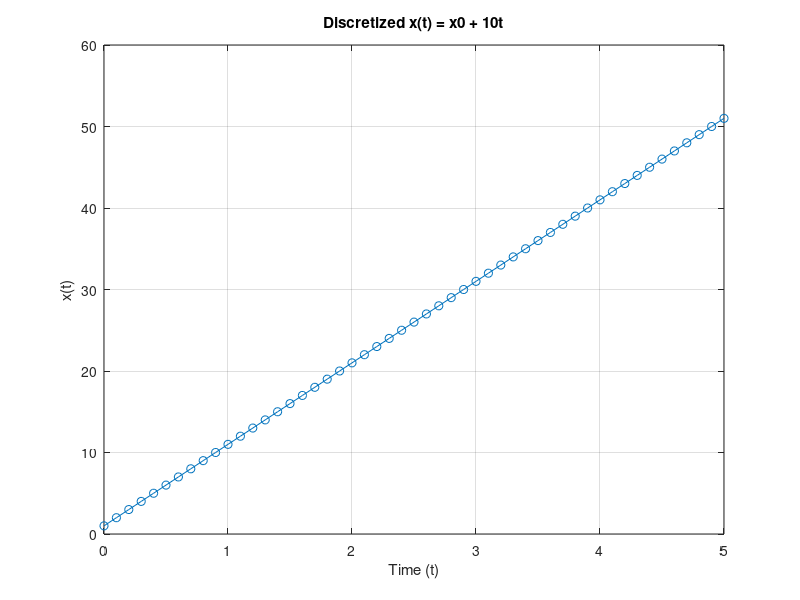

Write MATLAB code to recreate this figure.
%% code for  discretization of eq: x(t) = x0 + 10t 

clc;    % clearing all output in command window
clear;  % clearing all variables in workspace
clf;    % clearing only the current figure handle

% Define the initial position, time and time step
x0=1;               %initial position
t0 = 0;             % Initial time
t_step = 0.1;       % Time step
tf = 5;             % Final time

%listing all the t values
t_values = t0:t_step:tf; 

% Initialize array to store x values
x_values = zeros(1, length(t_values));

% Initial condition
x_values(1)=x0;

% Loop to discretize and calculate x(t)
for i = 2:length(t_values)
    x_values(i) = x_values(i-1) + 10 * t_step;
end

% Plot the results
plot(t_values, x_values, '-o');
xlabel('Time (t)');
ylabel('x(t)');
title('Discretized x(t) = x0 + 10t');
grid on;